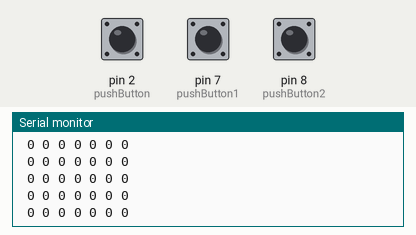
Recording of a sketch running on a simulated Arduino Uno, built with avr-gcc and run on an emulated ATmega328P. Shown: the last lines printed to the serial monitor. Inputs (shaded band) come from the test bench; at power-on: pin 2 (pushButton) HIGH, pin 7 (pushButton1) LOW, pin 8 (pushButton2) LOW. Random numbers use the default seed unless the sketch sets one.

Above: at 1.2 s.
1.3 s: pin 2 (pushButton) pulled LOW for 0.15 s
At 2.8 s:
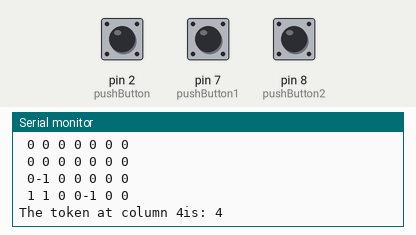
3.0 s: pin 2 (pushButton) pulled LOW for 1 s
At 4.5 s:
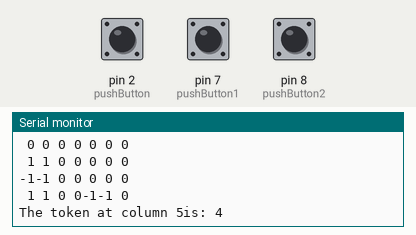
5.5 s: pin 2 (pushButton) pulled LOW for 0.15 s
At 5.98 s:
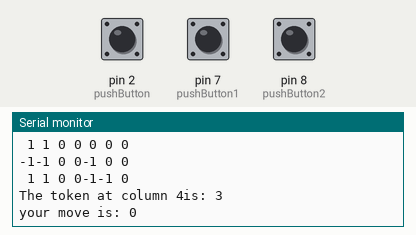
7.5 s: pin 2 (pushButton) pulled LOW for 1 s
At 8.5 s:
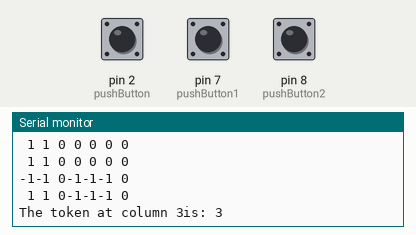
10.0 s: pin 2 (pushButton) pulled LOW for 3.2 s
At 12.2 s:
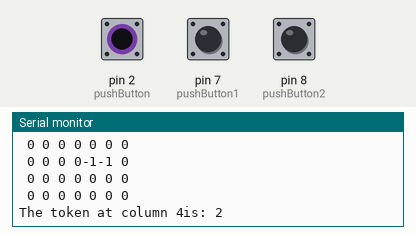
Timing chart, 0 to 13.7 s (numbered marks = the images above; inputs shaded):
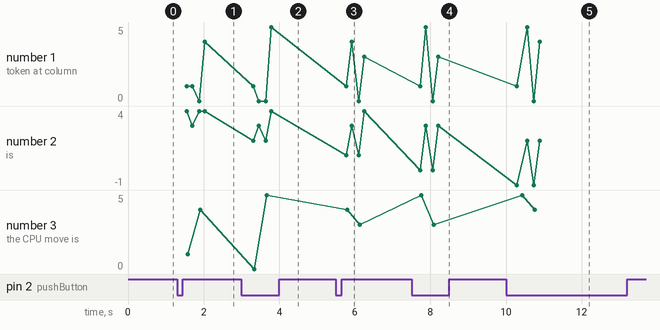

Measured:
- after the input at 1.3 s, the serial monitor: prints a new line after 0.13 s (image 1)
- after the input at 3.0 s, the serial monitor: prints a new line after 0.31 s (image 2)
- after the input at 5.5 s, the serial monitor: prints a new line after 0.27 s (image 3)
- after the input at 7.5 s, the serial monitor: prints a new line after 0.23 s (image 4)
- after the input at 10.0 s, the serial monitor: prints a new line after 0.28 s (image 5)
- plotted number 1: 4 → 5 after the input at 3.0 s, 3 → 4 after the input at 10.0 s
- plotted number 2: 3 → 2 after the input at 10.0 s
- plotted number 3: 4 → 5 after the input at 3.0 s, 3 → 4 after the input at 10.0 s

The sketch:

connect4.ino
```cpp
// (licence header left out)
#include <stdio.h>
#include <string.h>
#include <stdbool.h>

int colToken[7] = {5,5,5,5,5,5,5};
int gameboard[6][7];
int M = 6;
int N = 7;
int turn = 1;
int pushButton = 2;
int pushButton1 = 7;
int pushButton2 = 8;
int pushButton3 = 9;
int pushButton4 = 10;
int pushButton5 = 11;
int pushButton6 = 12;
int pushButton7 = 13;
volatile byte stateVector[7] = {HIGH,HIGH,HIGH,HIGH,HIGH,HIGH,HIGH};

//int StateVector[7] = {state0, state1, state2,state3,state4,state5,state6};

int verSum[21];
int horSum[24];
int posDiagSum[12];
int negDiagSum[12];
bool winState = false;

bool isMoveValid(int move);
bool checkWinState(void);

int pickMove(void);
void playMove(int move);
void printBoard(void);
void createBoard(void);
void evalBoard(void);
void printScoreVectors(void);
void createScoreVectors(void);
int rand(void);
int AIpickMove(void);

void setup() {
  randomSeed(analogRead(0));
  Serial.begin(9600);
  pinMode(pushButton, INPUT);
  pinMode(pushButton1, INPUT);
  pinMode(pushButton2, INPUT);
  attachInterrupt(digitalPinToInterrupt(pushButton), collect, FALLING);
}

void loop(void) {
    createBoard();
    createScoreVectors();
    evalBoard();
    printBoard();

    int size = 0;
    size = sizeof(gameboard);
    //Serial.print("The size of this board in memory is %d bytes", size);
    //Serial.print("\n");

    while (turn < 45) {
        // Game becomes a draw when turn counter hits
        if (turn == 45) {
            Serial.print("The Game is a draw.");
            break;
        }

    int move;
            if (turn % 2 == 0) {
            move = AIpickMove();
            playMove(move);
            Serial.print("the CPU move is: ");
            Serial.print(move, DEC);
            Serial.println();

        }
        else{
            bool PlayerMove = false;
            while(PlayerMove == false){
              move = pickMove();
              PlayerMove = isMoveValid(move);
              delay(100);
            }

            Serial.print("your move is: ");
            Serial.print(move, DEC);
            Serial.println();
            playMove(move);
        }

    printBoard();

    Serial.print("The token at column ");
    Serial.print(move, DEC);
    Serial.print("is: ");
    Serial.print(colToken[move],DEC);
    Serial.println();
    evalBoard();
    //printScoreVectors();
    winState = checkWinState();
        if (winState == true) {
            if (turn % 2 == 0) {
                Serial.print("Player one won!!!\n");
            }
            else{
              Serial.print("The CPU won!!!\n");
            }

            break;
        }

    }

    return 0;
}

void collect(void){
    stateVector[0] = digitalRead(pushButton1);
    stateVector[1] = digitalRead(pushButton2);
    stateVector[2] = HIGH;
    stateVector[3] = HIGH;
    stateVector[4] = HIGH;
    stateVector[5] = HIGH;
    stateVector[6] = HIGH;
}

bool isMoveValid(int move){
    bool Check;
    int col = colToken[move];
    if (col <  0  || col > 5) {
        Check = false;

    }
    else{
        Check = true;
    }
    return Check;
}

int pickMove(void){
    int col = -1;
    //bool Check;

    //printf("Enter a column: ");
    //scanf("%d", &col);
    for(int m = 0; m < 7; m++){
      if(stateVector[m] == 0){
        col = m;
      }
    }
    //Check = isMoveValid(col);
    /*
    while (Check == false) {
        printf("Your pick is not valid.\n Enter a column: ");
        scanf("%d", &col);
        Check = isMoveValid(col);

    while (col < 0 || col > 6) {
        printf("Your pick is not valid.\n Enter a column: ");
        scanf("%d", &col);
        Check = isMoveValid(col);

    }

    }
   */
    return col;
}

void playMove(int move){
    if (turn % 2 == 0) {
        gameboard[colToken[move]][move] = -1;
    }
    else{
        gameboard[colToken[move]][move] = 1;
        resetStateVector(move);
    }

    colToken[move]--;
    turn++;
}

void printBoard(void){
    for (int m=0; m<M; m++) {
        for (int n=0; n<N; n++) {

            if(gameboard[m][n] == 0 || gameboard[m][n] == 1){
             Serial.print(" ");
            }
            Serial.print(gameboard[m][n], DEC);
        }
        Serial.println();
    }
}

void createBoard(void){
    for (int a=0; a<M; a++) {
        for (int b=0; b<N; b++) {
            gameboard[a][b] = 0;
        }
    }
}

void evalBoard(void){
    int count = 0;


    // vertical check function
    for (int x = 0; x < 7; x++) {
        for (int y =0; y<3; y++) {
            verSum[count] = gameboard[y][x]+gameboard[y+1][x]+gameboard[y+2][x]+gameboard[y+3][x];
            count++;
        }
    }
    count = 0;
    // horizontal check function
    for (int x = 0; x < 6; x++) {
        for (int y =0; y<4; y++) {
            horSum[count] = gameboard[x][y]+gameboard[x][y+1]+gameboard[x][y+2]+gameboard[x][y+3];
            count++;
        }
    }
    count = 0;
    // Positive Edge Diagnol check function
    for(int r =0; r < 3; r++){
        for (int c =0; c <4; c++) {
            posDiagSum[count] = gameboard[r][c] + gameboard[r+1][c+1] + gameboard[r+2][c+2] + gameboard[r+3][c+3];
            count++;
        }
    }
    count = 0;
    // Negative Edge Diagnol check function
    for(int r =0; r < 3; r++){
        for (int c = 6; c > 2; c--) {
            negDiagSum[count] = gameboard[r][c] + gameboard[r+1][c-1] + gameboard[r+2][c-2] + gameboard[r+3][c-3];
            count++;
        }
    }
}
void createScoreVectors(void){
    for (int j = 0; j<24; j++) {
        if (j<21) {
            verSum[j] =0;
        }
        if (j<12){
            posDiagSum[j] = 0;
            negDiagSum[j] = 0;
        }
        horSum[j]=0;
    }
}

void printScoreVectors(void){
    for (int now = 0; now <21
         ; now++) {
        printf("%d ",verSum[now]);
    }
    printf("\n");
    for (int now = 0; now <24; now++) {
        printf("%d ",horSum[now]);
    }
    printf("\n");

    for (int now = 0; now <12; now++) {
        printf("%d ",posDiagSum[now]);
    }
    printf("\n");

    for (int now = 0; now <12; now++) {
        printf("%d ",negDiagSum[now]);
    }
    printf("\n");

}
bool checkWinState(void){
    bool win = false;
    for (int now = 0; now <21; now++) {
        if (verSum[now] == 4 || verSum[now] == -4){
            win = true;
            break;
        }
    }

    for (int now = 0; now <24; now++) {
        if(horSum[now] == 4 || horSum[now] == -4){
            win = true;
            break;
        }
    }


    for (int now = 0; now <12; now++) {
        if(posDiagSum[now] == 4 || posDiagSum[now] == -4){
            win = true;
            break;
        }
    }


    for (int now = 0; now <12; now++) {
        if(negDiagSum[now] == 4 || negDiagSum[now] == -4){
            win = true;
            break;
        }
    }

    return win;
}

int AIpickMove(void){
    //int col = rand() % 7;
    int col = random(0,7);
    bool validmove = false;
    while (validmove == false) {
        col = random(0,6);
        //col = rand()%7;
        validmove = isMoveValid(col);
    }
    return col;
}
void resetStateVector(int move){
  stateVector[move] = HIGH;
}
```
